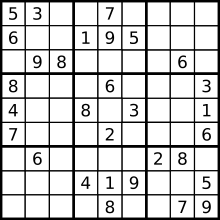
#> input picture Basic_Algorithms/sudoku.jpg, 220 x 220 px
$ python hough_lines.py
#> lines starting #> are read from the running program, lines starting #| are printed output that depends on the picture; after the words box and inside, x2 and y2 are one past the last pixel; in counts of white or black regions, pixels touching at a corner belong together
#!/usr/bin/env python3
# -*- coding: utf-8 -*-
"""
Author: Raoul Malm
Description: Hough Line Transform
"""

import cv2
import numpy as np

img = cv2.imread('sudoku.jpg')
#> img is the input picture: shape (220, 220, 3); min 0, max 255, mean 206.8
gray = cv2.cvtColor(img,cv2.COLOR_BGR2GRAY)
edges = cv2.Canny(gray,50,150,apertureSize = 3)
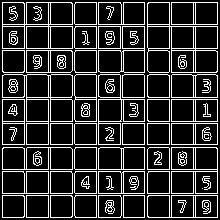
#> edges: shape (220, 220); 18% white in thin lines or dots

lines = cv2.HoughLines(edges,1,np.pi/180,100)
#> lines = 65 rows, first 8: [24, 1.57], [26, 1.57], [169, 1.57], [48, 0], [193, 1.57], [50, 0], [96, 0], [144, 0]
for rho,theta in lines[0]:
    a = np.cos(theta)
    b = np.sin(theta)
    x0 = a*rho
    y0 = b*rho
    x1 = int(x0 + 1000*(-b))
    y1 = int(y0 + 1000*(a))
    x2 = int(x0 - 1000*(-b))
    y2 = int(y0 - 1000*(a))

    cv2.line(img,(x1,y1),(x2,y2),(0,0,255),2)
#> this loop made 1 pass
#> (rho, theta, a, b, x0, y0, x1, y1) on pass 1: (24, 1.57, -4.37e-08, 1, -1.05e-06, 24, -1000, 23)
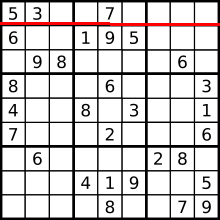
#> img: shape (220, 220, 3); 1.36% of pixels changed, all inside (x1, y1, x2, y2) = (0, 22, 220, 26)

#> (the run stopped early here; a loop or call above may not have finished)
